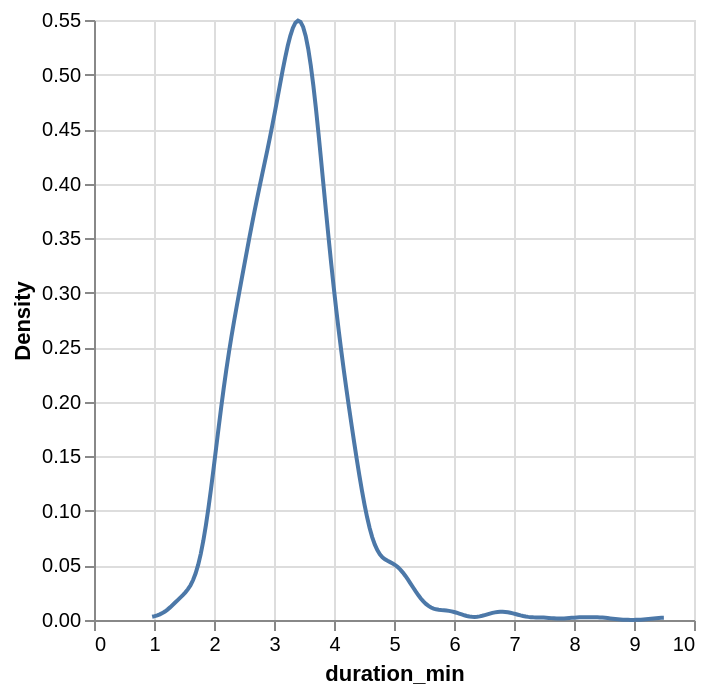

The notebook cell this image was saved under:
### Code cell
duraDen= alt.Chart(durationDF).transform_density('duration_min',
    as_=['duration_min', 'Density'],).mark_line().encode(
    alt.X('duration_min:Q'),
    alt.Y('Density:Q')
)
duraDen.show()

### Figure 1 — Vega-Lite specification as saved in the notebook (floating-point values rounded to 4 significant figures; data arrays with more than 128 entries replaced by an {"elided": "..."} marker saying what was removed)
{"config": {"view": {"continuousWidth": 300, "continuousHeight": 300}}, "data": {"name": "data-0b43da256ac2fbcea386ac35f8d61352"}, "mark": {"type": "line"}, "encoding": {"x": {"field": "duration_min", "type": "quantitative"}, "y": {"field": "Density", "type": "quantitative"}}, "transform": [{"density": "duration_min", "as": ["duration_min", "Density"]}], "$schema": "https://vega.github.io/schema/vega-lite/v5.20.1.json", "datasets": {"data-0b43da256ac2fbcea386ac35f8d61352": {"elided": "1000 records"}}}
